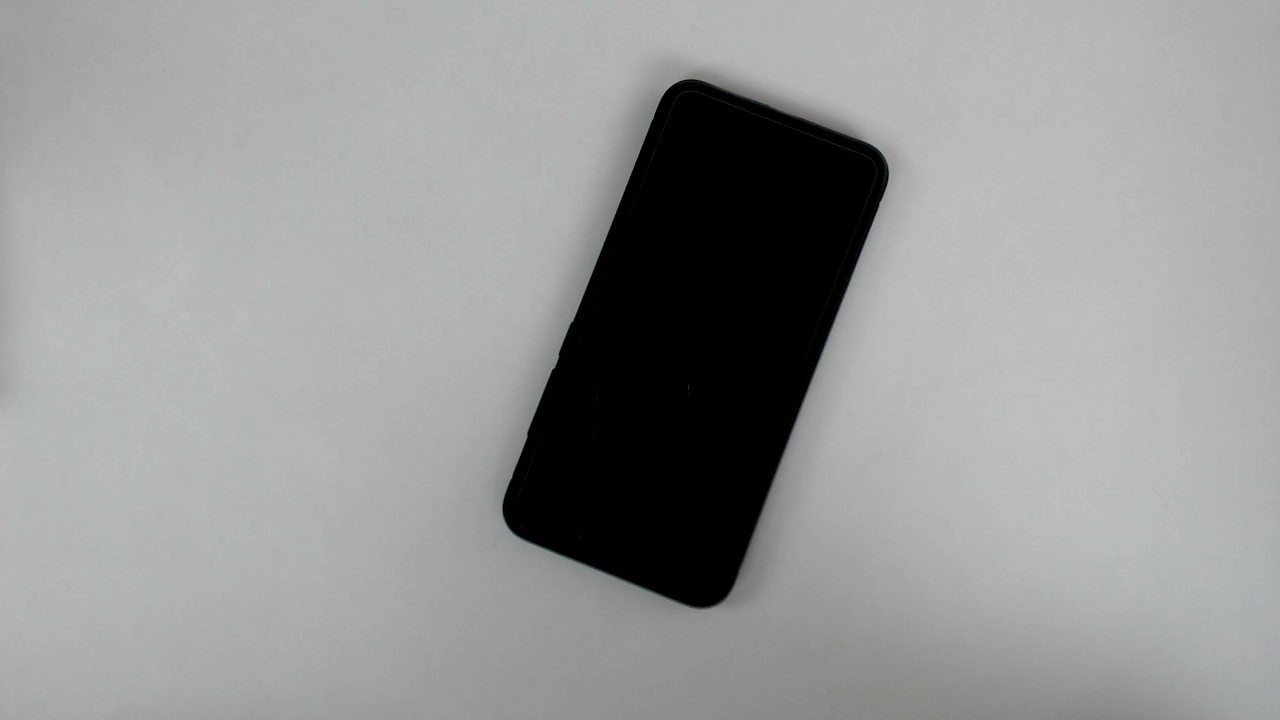
#> input picture Computer Vision and Imagr Processinig practice/image processing/phone.jpg, 1280 x 720 px, found by its file name
$ python Convolution_and_filters_in_the_time_domain_and_histogram.py
#> lines starting #> are read from the running program, lines starting #| are printed output that depends on the picture
import cv2
# from IPython.display import display, Image
import numpy as np
import matplotlib.pyplot as plt
from matplotlib import gridspec

# Path to the image
image_path = "C:\PycharmProjects\phone.jpg"

# Read the original image
original_image = cv2.imread(image_path)
#> original_image is the input picture: shape (720, 1280, 3); mean B, G, R 151, 151.5, 150.2

#  =============================================== Noise =============================================================
#
# # Calculate mean and standard deviation of the image
mean_value = np.mean(original_image)
#> mean_value = 150.9
std_deviation = np.std(original_image)
#> std_deviation = 59.31
image_size = original_image.shape
#> image_size = (720, 1280, 3)
#
# # Generate noise for the image
noise = np.zeros(image_size, dtype=np.uint8)
noise_image = cv2.randn(noise, mean_value, std_deviation)
noisy_image = cv2.add(original_image, noise_image)
noisy_image2 = 10 + original_image

#
f = original_image/255
y = f.shape
#> y = (720, 1280, 3)
mean = 0
var = 0.01
sigma = np.sqrt(var)
n = np.random.normal(loc=mean, scale=sigma, size=y)

# g = f + n
g = np.clip(f + n, 0, 1)

# # display all
cv2.imshow('original image', f)
cv2.imshow('Gaussian noise', n)
cv2.imshow('Corrupted Image', g)

# cv2.waitKey(0)
# cv2.destroyAllWindows()
#


"""**Salt-and-Pepper Noise:**
- It's a type of image noise that appears as isolated pixels with either very high or very low intensity.
- "Salt" refers to bright pixels, and "pepper" refers to dark pixels.

**Median Filter:**
- A filtering technique used for noise removal.
- It replaces each pixel's intensity with the median value of the intensities in its neighborhood.
- Effective for salt-and-pepper noise as it identifies and removes extreme pixel values.

**Kernel Size:**
- The size of the neighborhood considered for calculating the median.
- Larger kernel sizes consider more pixels, providing better noise removal but may result in loss of image detail.

**Applying the Filter:**
1. **Read Noisy Image:** Load the image with salt-and-pepper noise.
2. **Apply Median Filter:** Use the `cv2.medianBlur` function with a specified kernel size.
3. **Display Images:** Show the original noisy image and the image after filtering.
"""


#  ======================================= Histogram Equalization ====================================================


# Convert the image to grayscale
gray_image = cv2.cvtColor(original_image, cv2.COLOR_BGR2GRAY)

# Apply histogram equalization to the grayscale image
equalized_image = cv2.equalizeHist(gray_image)
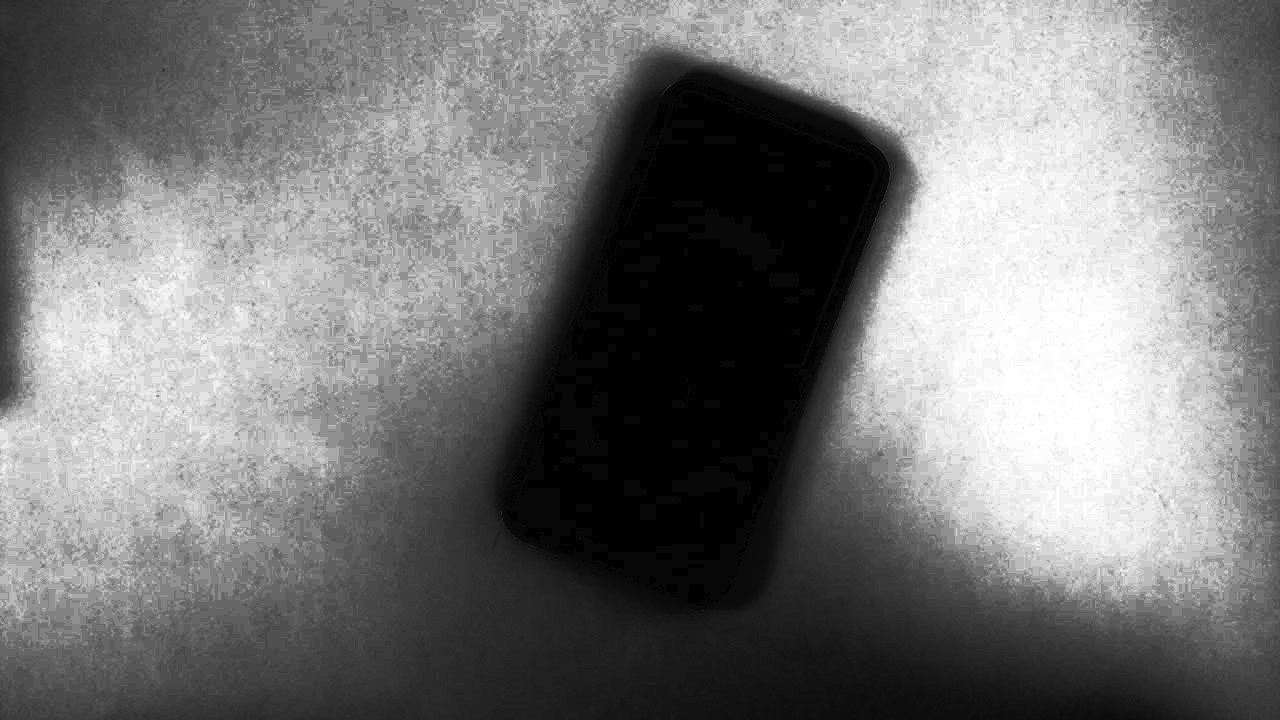
#> equalized_image: shape (720, 1280); min 0, max 255, mean 119.9

# Calculate the histogram and cumulative distribution function (CDF) for the original grayscale image
hist_values, bin_edges, _ = plt.hist(gray_image.ravel(), bins=256, range=[0, 256], color='gray', alpha=0.5)
#> hist_values = 256 values, max 85775 at index 0, min 0 at index 193, mean 3600; bin_edges = 257 values from 0 to 256
result_of_image = np.cumsum(hist_values, dtype=int)
#> result_of_image = 256 values from 85775 to 921600
res = result_of_image / max(result_of_image)
#> res = 256 values from 0.0931 to 1

# Calculate the histogram and CDF for the equalized grayscale image
hist_values_2, bin_edges_2, _ = plt.hist(equalized_image.ravel(), bins=256, range=[0, 256], color='gray', alpha=0.5)
#> hist_values_2 = 256 values, max 85775 at index 0, min 0 at index 1, mean 3600; bin_edges_2 = 257 values from 0 to 256
result_2 = np.cumsum(hist_values_2, dtype=int)
#> result_2 = 256 values from 85775 to 921600
res_2 = result_2 / max(result_2)
#> res_2 = 256 values from 0.0931 to 1

# Create a grid layout
fig = plt.figure(figsize=(10, 6))
gs = gridspec.GridSpec(2, 3, width_ratios=[1, 1, 1])

# Display the regular grayscale image, its histogram, and CDF
ax1 = plt.subplot(gs[0])
ax1.imshow(gray_image, cmap='gray')
ax1.set_title("Regular Image")

ax2 = plt.subplot(gs[1])
ax2.hist(gray_image.ravel(), bins=256, range=[0, 256], color='gray', alpha=0.5)
ax2.set_title("Histogram Regular Image")

ax3 = plt.subplot(gs[2])
ax3.plot(np.arange(256), res, color='blue')
ax3.set_title("CDF Regular Image")

# Display the equalized grayscale image, its histogram, and CDF
ax4 = plt.subplot(gs[3])
ax4.imshow(equalized_image, cmap='gray')
ax4.set_title("Equalized Image")

ax5 = plt.subplot(gs[4])
ax5.hist(equalized_image.ravel(), bins=50, range=[0, 256], color='gray', alpha=0.7)
ax5.set_title("Histogram Equalized Image")

ax6 = plt.subplot(gs[5])
ax6.plot(np.arange(256), res_2, color='blue')
ax6.set_title("CDF Equalized Image")

# Adjust layout to prevent overlapping
plt.tight_layout()


# Show the plot
plt.show()
#> figure, not shown here; tallest bar 85775 high, from x = 0 to 1; tallest bar 85775 high, from x = 0 to 1
#> figure, not shown here; panel 2: tallest bar 85775 high, from x = 0 to 1; panel 3: curve peaks at x = 192, y = 1; panel 5: tallest bar 85775 high, from x = 4.44e-16 to 5.12; panel 6: curve peaks at x = 255, y = 1


# ============================================= Average Filter =======================================================

n = 5
m = 5
denoise_average = cv2.blur(g, (n, m))
cv2.imshow("Noisy Image", g)
cv2.imshow("Denoised Image (Average Filter)", denoise_average)
cv2.imshow("original_image", original_image)

# ============================================= HPF fo example=======================================================

gray_image = cv2.cvtColor(original_image, cv2.COLOR_BGR2GRAY)
cv2.imshow("gray_image", gray_image)
n = 5
m = 5
denoise_average = cv2.blur(gray_image, (n, m))
#> denoise_average: shape (720, 1280)
cv2.imshow("Denoised Image (Average Filter)", denoise_average)
high_pass_image = gray_image - 1.2*denoise_average
cv2.imshow('High_Pass_Image', high_pass_image)

# ============================================= Median Filter ========================================================
g = (g * 255).astype(np.uint8)
median_filter_size = 5
denoise_median = cv2.medianBlur(g, median_filter_size)
denoise_median = denoise_median / 255.0
cv2.imshow("Noisy Image", g)
cv2.imshow("Denoised Image (Median Filter)", denoise_median)
cv2.imshow("original_image", original_image)


# ============================================= Gaussian Blur Filter =================================================


blurred_image = cv2.GaussianBlur(g, (5, 5), 0)
cv2.imshow('Gaussian Blur Filter', blurred_image)

blurred_image = cv2.GaussianBlur(g, (5, 5), 2)
cv2.imshow('Gaussian Blur Filter 2', blurred_image)


blurred_image = cv2.GaussianBlur(g, (5, 5), 10)
cv2.imshow('Gaussian Blur Filter 3', blurred_image)

blurred_image = cv2.GaussianBlur(g, (3, 3), 2)
cv2.imshow('Gaussian Blur Filter 4', blurred_image)


high_pass_image = g - blurred_image
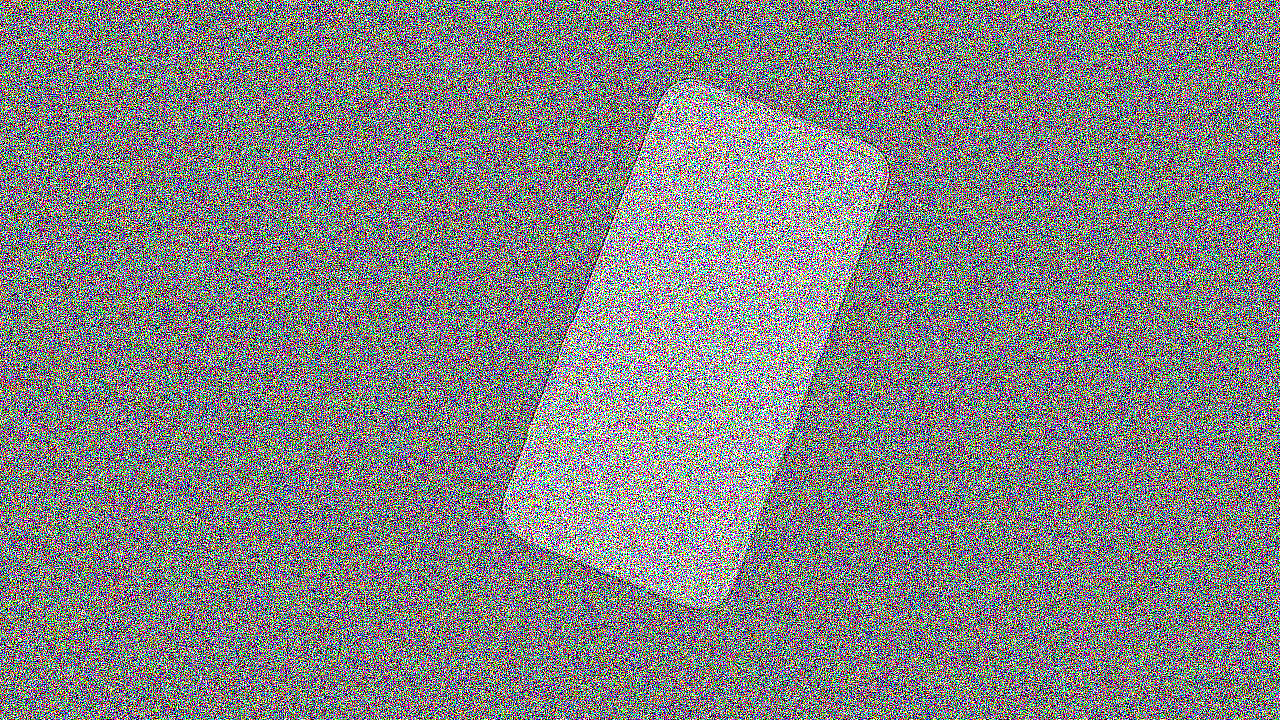
#> high_pass_image: shape (720, 1280, 3); mean B, G, R 130.6, 130.7, 130.5
cv2.imshow('High_Pass_Image', high_pass_image)


sharp_image = g + (0.1)*(g + high_pass_image)
cv2.imshow('Sharp_Image', sharp_image)
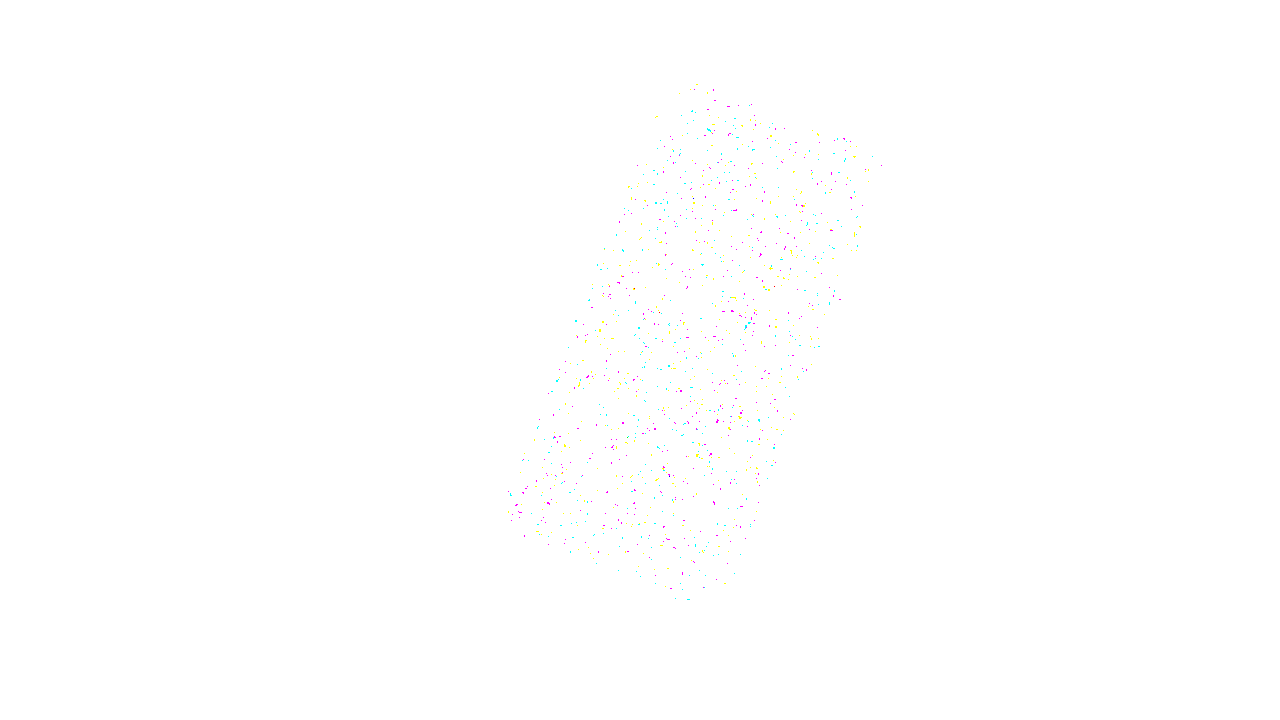
#> window 'Sharp_Image': shape (720, 1280, 3); mean B, G, R 254.8, 254.8, 254.9


# ============================================= Bilateral Filter =====================================================
#
# """Bilateral Filtering:
#
# Definition:
# Bilateral filtering is a non-linear, edge-preserving smoothing filter that averages pixels based on both spatial closeness and intensity similarity.
#
# Why Use It:
#
# Effective for smoothing images while preserving edges.
# Reduces noise without significant loss of image details.
# Particularly useful for images with sharp transitions and fine structures.
#
# src: Input image.
# d: Diameter of each pixel neighborhood. Influences spatial closeness.
# sigmaColor: Filter sigma in the color space. Controls intensity similarity.
# sigmaSpace: Filter sigma in the coordinate space. Influences spatial closeness.
# Choosing Parameters:
#
# d: Typically set to 2 times the sigmaSpace.
# sigmaColor and sigmaSpace: Higher values preserve more details but increase processing time. Adjust based on the level of noise and desired smoothing.
# Applicability to Noise Types:
# Recommended for:
#
# Salt-and-pepper noise.
# Gaussian noise.
# Poisson noise.
# Not Recommended for:
#
# Speckle noise."""
#
g = (g * 255).astype(np.uint8)
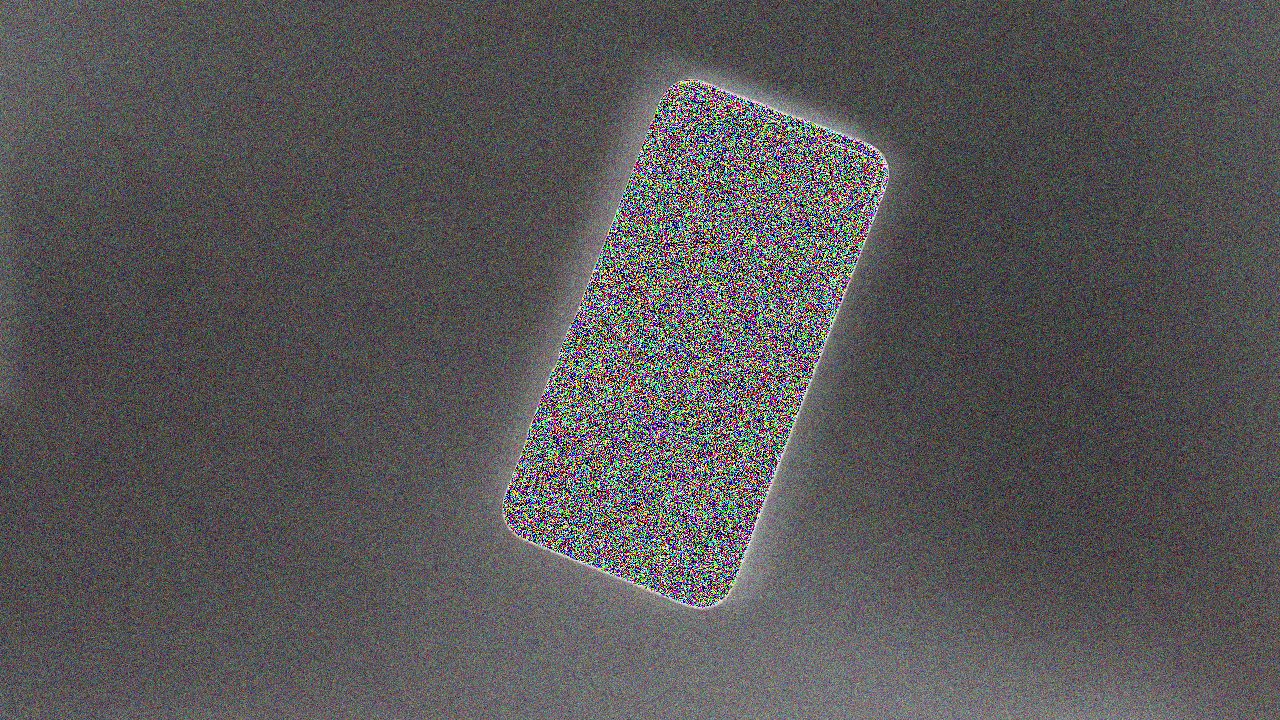
#> g: shape (720, 1280, 3); mean B, G, R 87.6, 86.9, 88.3
g_8bit = cv2.convertScaleAbs(g)
bilateral_filtered_image = cv2.bilateralFilter(g_8bit, d=9, sigmaColor=70, sigmaSpace=70)
cv2.imshow("Original Image", g_8bit)
cv2.imshow("Bilateral Filtered Image", bilateral_filtered_image)
cv2.waitKey(0)
cv2.destroyAllWindows()


# ============================================= DFT2 =====================================================

# Read the original image
f = cv2.imread(image_path, 0)
#> f: shape (720, 1280); min 0, max 192, mean 151

F = np.fft.fft2(f)

plt.imshow(np.log1p(np.abs(F)), cmap='gray')


cv2.waitKey(0)
cv2.destroyAllWindows()
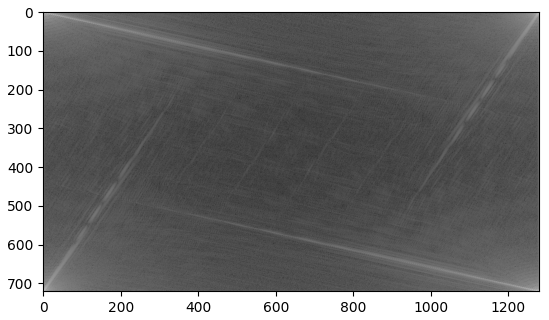
#> figure drawn by matplotlib, 1 panel
